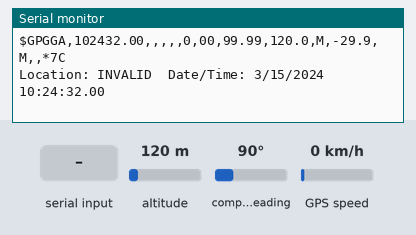
Bench run of a sketch on a simulated ESP32. On the bench: the last lines printed to the serial monitor. Inputs (shaded band) come from the test bench; at power-on: compass heading 90°, altitude 120 m, GPS speed 0 km/h. The GPS gets a fix after 3 s at 37.7749, -122.4194 with 8 satellites.

Above: at 2.2 s.
2.3 s: compass heading set to 269°
At 3.3 s:
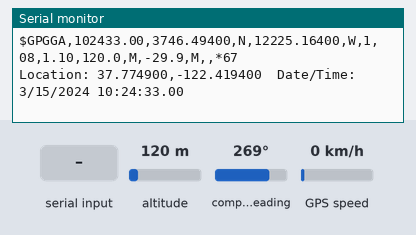
4.5 s: "1" received over the second serial link
At 4.9 s:
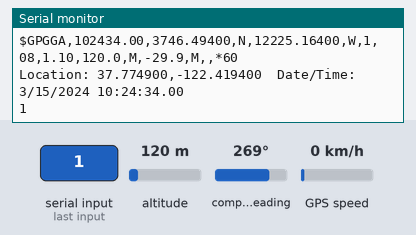
6.5 s: altitude set to 500 m
At 7.7 s:
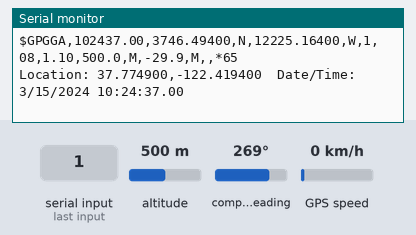
10.5 s: GPS speed set to 30 km/h
At 11.8 s:
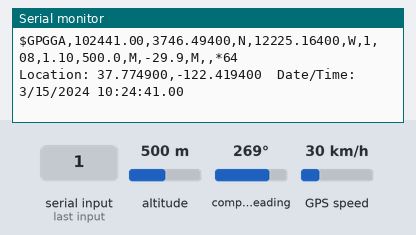
14.5 s: altitude set to 250 m
At 15.8 s:
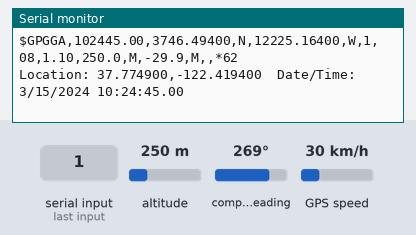
18.5 s: "0" received over the second serial link
At 18.9 s:
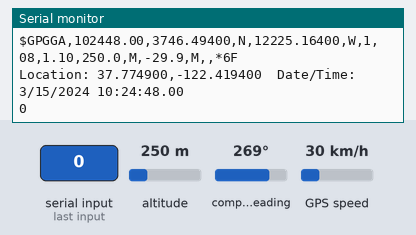

Measured:
- after the input at 2.3 s, the serial monitor: prints a new line after 0.70 s (image 1)
- after the input at 4.5 s, the serial monitor: prints a new line at once (image 2)
- after the input at 6.5 s, the serial monitor: prints a new line after 0.51 s (image 3)
- after the input at 10.5 s, the serial monitor: prints a new line after 0.51 s (image 4)
- after the input at 14.5 s, the serial monitor: prints a new line after 0.52 s (image 5)
- after the input at 18.5 s, the serial monitor: prints a new line at once (image 6)

The sketch:

esp32.ino
```cpp
#include <HardwareSerial.h>
#include <TinyGPS++.h>

#define GPS_RX 18   // UART RX
#define GPS_TX 19   // UART TX

TinyGPSPlus gps;
HardwareSerial GPSerial(2);

void setup(){
  Serial.begin(115200);
  delay(1000);
  GPSerial.begin(9600, SERIAL_8N1, GPS_RX, GPS_TX);
  GPSerial.setTimeout(1000);
}

void loop() {

  while (GPSerial.available() > 0) {
    int c = GPSerial.read();
    Serial.write(c);

    if (gps.encode(c)) { Serial.println(); displayInfo();}
  }


}


void displayInfo()
{
  Serial.print(F("Location: "));
  if (gps.location.isValid())
  {
    Serial.print(gps.location.lat(), 6);
    Serial.print(F(","));
    Serial.print(gps.location.lng(), 6);
  }
  else
  {
    Serial.print(F("INVALID"));
  }

  Serial.print(F("  Date/Time: "));
  if (gps.date.isValid())
  {
    Serial.print(gps.date.month());
    Serial.print(F("/"));
    Serial.print(gps.date.day());
    Serial.print(F("/"));
    Serial.print(gps.date.year());
  }
  else
  {
    Serial.print(F("INVALID"));
  }

  Serial.print(F(" "));
  if (gps.time.isValid())
  {
    if (gps.time.hour() < 10) Serial.print(F("0"));
    Serial.print(gps.time.hour());
    Serial.print(F(":"));
    if (gps.time.minute() < 10) Serial.print(F("0"));
    Serial.print(gps.time.minute());
    Serial.print(F(":"));
    if (gps.time.second() < 10) Serial.print(F("0"));
    Serial.print(gps.time.second());
    Serial.print(F("."));
    if (gps.time.centisecond() < 10) Serial.print(F("0"));
    Serial.print(gps.time.centisecond());
  }
  else
  {
    Serial.print(F("INVALID"));
  }

  Serial.println();
}
```
